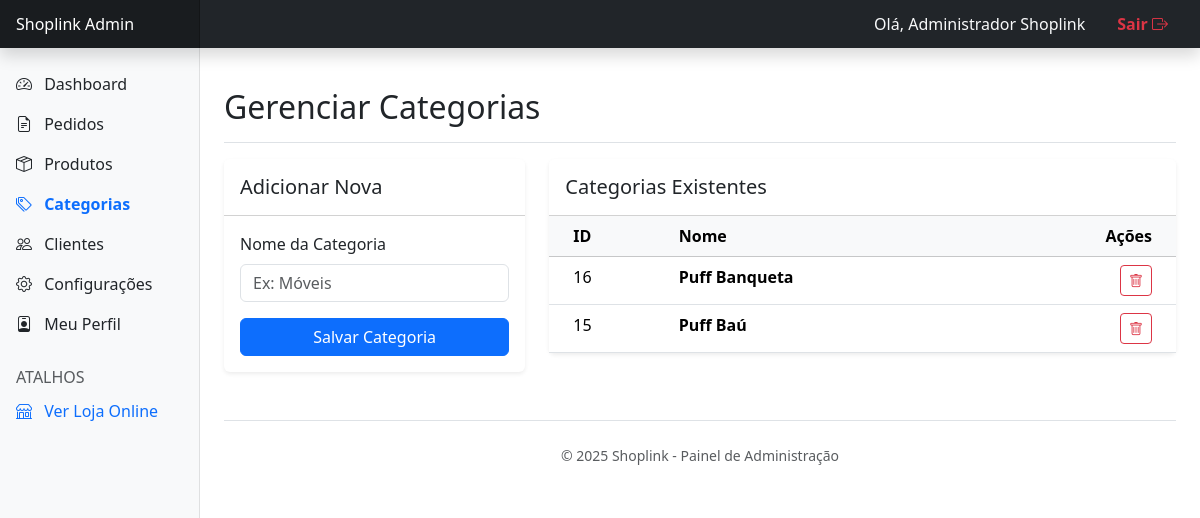
/admin/categorias.php (signed in), run on the app's committed database.
### tables this page shows
CREATE TABLE `categorias` (
  `id` int(11) NOT NULL AUTO_INCREMENT,
  `nome` varchar(100) NOT NULL,
  PRIMARY KEY (`id`),
  UNIQUE KEY `nome` (`nome`)
);

### admin/categorias.php (the view, shortened to what this page needs)
<?php
require_once 'includes/header_admin.php';
try {
    $stmt = $pdo->query("SELECT * FROM categorias ORDER BY id DESC");
    $categorias = $stmt->fetchAll();
} catch (PDOException $e) {
    echo "Erro: " . $e->getMessage();
}
?>
<div class="d-flex justify-content-between flex-wrap flex-md-nowrap align-items-center pt-3 pb-2 mb-3 border-bottom">
    <h1 class="h2">Gerenciar Categorias</h1>
</div>
<div class="row">
    <div class="col-md-4 mb-4">
        <div class="card shadow-sm border-0">
            <div class="card-header bg-white py-3">
                <h5 class="mb-0">Adicionar Nova</h5>
            </div>
            <div class="card-body">
                <form method="post">
                    <div class="mb-3">
                        <label class="form-label">Nome da Categoria</label>
                        <input type="text" name="nome_categoria" class="form-control" required placeholder="Ex: Móveis">
                    </div>
                    <button type="submit" class="btn btn-primary w-100">Salvar Categoria</button>
                </form>
            </div>
        </div>
    </div>
    <div class="col-md-8">
        <div class="card shadow-sm border-0">
            <div class="card-header bg-white py-3">
                <h5 class="mb-0">Categorias Existentes</h5>
            </div>
            <div class="card-body p-0">
                <table class="table table-hover mb-0">
                    <thead class="table-light">
                        <tr>
                            <th class="ps-4">ID</th>
                            <th>Nome</th>
                            <th class="text-end pe-4">Ações</th>
                        </tr>
                    </thead>
                    <tbody>
                        <?php if ($categorias): ?>
                            <?php foreach ($categorias as $cat): ?>
                                <tr>
                                    <td class="ps-4"><?php echo $cat['id']; ?></td>
                                    <td class="fw-bold"><?php echo htmlspecialchars($cat['nome']); ?></td>
                                    <td class="text-end pe-4">
                                        <a href="categorias.php?excluir=<?php echo $cat['id']; ?>" class="btn btn-sm btn-outline-danger" onclick="return confirm('Tem certeza?');">
                                            <i class="bi bi-trash"></i>
                                        </a>
                                    </td>
                                </tr>
                            <?php endforeach; ?>
                        <?php else: ?>
                            <tr><td colspan="3" class="text-center py-4 text-muted">Nenhuma categoria encontrada.</td></tr>
                        <?php endif; ?>
                    </tbody>
                </table>
            </div>
        </div>
    </div>
</div>
<?php require_once 'includes/footer_admin.php'; ?>

### data on the page
categorias: id "16", nome "Puff Banqueta"
categorias: id "15", nome "Puff Baú"

### other printed values
$nome_admin "Administrador Shoplink"
